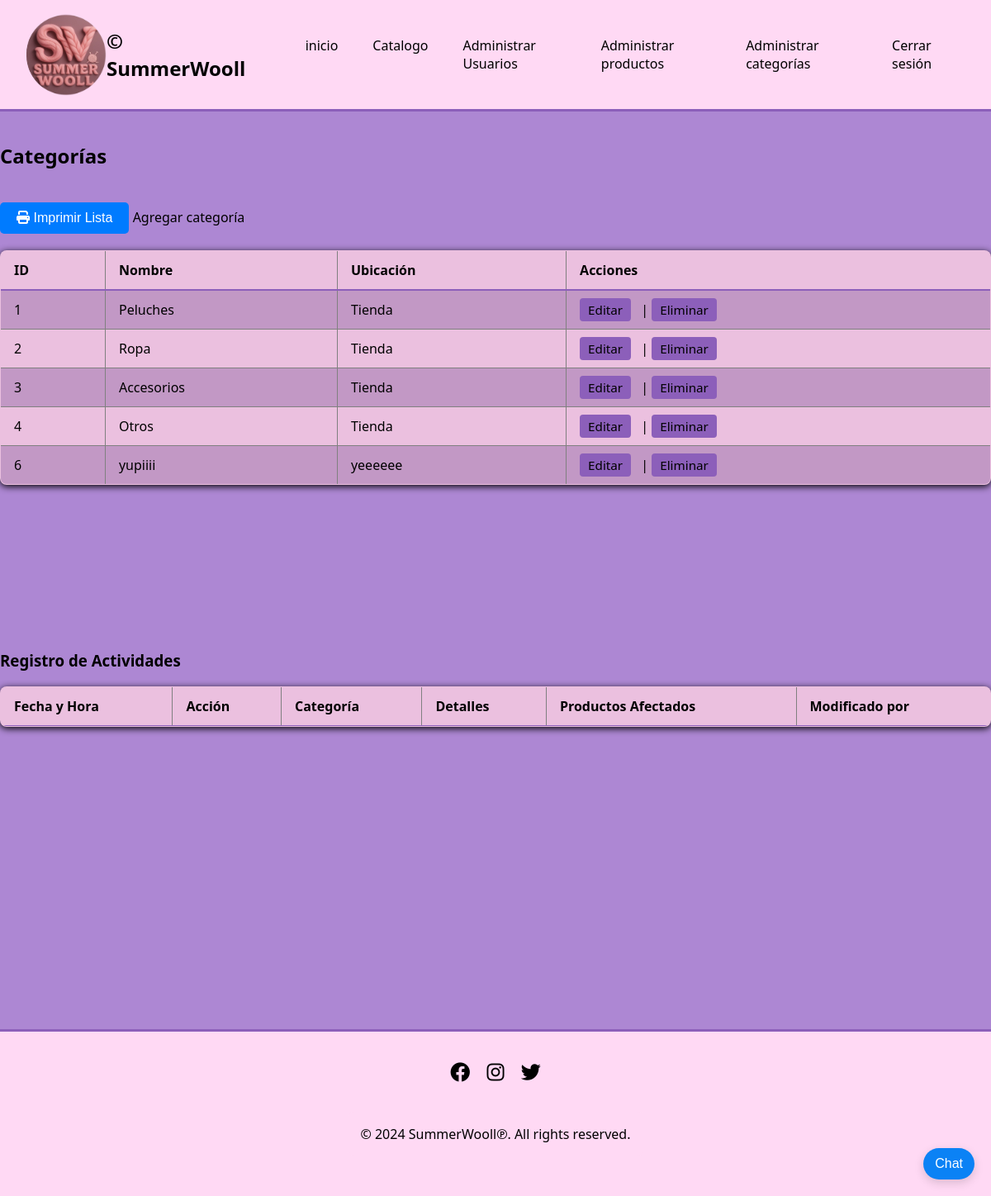
Page /index.php?action=categorias (signed in) on the committed database.
### tables this page shows
CREATE TABLE `categoria` (
  `categoria_id` int(7) NOT NULL,
  `categoria_nombre` varchar(50) NOT NULL,
  `categoria_ubicacion` varchar(150) NOT NULL
);

### controllers/categoriacontroller.php (called while the page is built, shortened)
<?php
require_once 'gestion/categoria.php';
class CategoriaControlador {
    public function listar() {
        $categorias = Categoria::obtenerTodo();
        include 'listas/categorias_lista.php';
    }
}
?>

### gestion/categoria.php (called while the page is built, shortened)
<?php
class Categoria {
    public static function obtenerTodo() {
        $db = Database::conectar();
        $stmt = $db->query("SELECT * FROM categoria");
        return $stmt->fetchAll(PDO::FETCH_OBJ);
    }
}
?>

### listas/categorias_lista.php (the view, shortened to what this page needs)
<!DOCTYPE html>
<html lang="es">
<head>
    <link rel="stylesheet" href="styles/lista.css">
    <link rel="stylesheet" href="styles/header-footer.css">
    <link rel="stylesheet" href="https://cdnjs.cloudflare.com/ajax/libs/font-awesome/6.4.0/css/all.min.css">
</head>
<body>
<?php
include 'inc/header.php';
?>
    <h2 class="no-print">Categorías</h2>
    <button onclick="window.print();" class="btn-print no-print">
        <i class="fas fa-print"></i> Imprimir Lista
    </button>
    <a href="index.php?action=categoria_form" class="no-print">Agregar categoría</a>
<table border="1" cellpadding="5">
    <tr>
        <th>ID</th>
        <th>Nombre</th>
        <th>Ubicación</th>
        <th>Acciones</th>
    </tr>
    <?php foreach ($categorias as $c): ?>
    <tr>
        <td><?= htmlspecialchars($c->categoria_id) ?></td>
        <td><?= htmlspecialchars($c->categoria_nombre) ?></td>
        <td><?= htmlspecialchars($c->categoria_ubicacion) ?></td>
        <?php if ($_SESSION['rol'] === 'admin' || $_SESSION['rol'] === 'empleado'): ?>
        <td>
            <a href="index.php?action=categoria_form&id=<?= $c->categoria_id ?>">Editar</a> |
            <a href="index.php?action=categoria_eliminar&id=<?= $c->categoria_id ?>" onclick="return confirm('¿Eliminar esta categoría?')">Eliminar</a>
        </td>
        <?php endif; ?>
    </tr>
    <?php endforeach; ?>
</table>
<?php if ($_SESSION['rol'] === 'admin'): ?>
<div class="no-print">
    <h3>Registro de Actividades</h3>
    <table border="1" cellpadding="5">
        <tr>
            <th>Fecha y Hora</th>
            <th>Acción</th>
            <th>Categoría</th>
            <th>Detalles</th>
            <th>Productos Afectados</th>
            <th>Modificado por</th>
        </tr>
    </table>
</div>
<?php endif; ?>
<br><br><br>
<?php include 'inc/footer.php'; ?>
</body>
</html>

### index.php (shortened to what this page needs)
<?php
require_once 'controllers/categoriacontroller.php';
$categoriaControlador = new CategoriaControlador();
$action = $_GET['action'] ?? '';
switch ($action) {
    case 'categorias':
        $categoriaControlador->listar();
        break;
}
?>

### inc/header.php (shortened to what this page needs)
<header>
    <nav>
        <img src="./inc/icono-SW.png" alt="Logo" class="nav-logo">
        <div class="logo" title="© SummerWooll" >© SummerWooll</div>
        <ul>
            <li><a href="index.php" title="inicio" >inicio</a></li>
            <li><a href="car.php" title="Catalogo" >Catalogo</a></li>
            <?php if (isset($_SESSION['rol']) && ($_SESSION['rol'] === 'admin' || $_SESSION['rol'] === 'empleado')): ?>
                <li><a href="index.php" title="Administrar Usuarios">Administrar Usuarios</a></li>
                <li><a href="index.php?action=productos" title="Administrar productos" >Administrar productos</a></li>
                <li><a href="index.php?action=categorias" title="Administrar categorías" >Administrar categorías</a></li>
            <?php endif; ?>
            <?php if (isset($_SESSION['usuario'])): ?>
                <li><a href="logout.php" title="Cerrar sesión">Cerrar sesión</a></li>
            <?php endif; ?>
        </ul>
    </nav>
</header>\n<script src="chatbot_widget.js"></script>\n

### inc/footer.php
<footer>
    <div class="footer-content">
        <div class="social-links">
            <a href="#" aria-label="Facebook"><i class="fab fa-facebook" title="Facebook" ></i></a>
            <a href="https://www.instagram.com/summerwooll/" aria-label="Instagram"><i class="fab fa-instagram" title="Instragram" ></i></a>
            <a href="#" aria-label="Twitter"><i class="fab fa-twitter" title="Twitter" ></i></a>
        </div>
        <p title="© 2024 SummerWooll℗. All rights reserved.">© 2024 SummerWooll℗. All rights reserved.</p>
    </div>
</footer>

### styles/lista.css (style rules this page uses)
body { background: #ad87d3; font-family: 'Segoe UI', Arial, sans-serif; color: var(--color-text); margin: 0; }
h2 { color: var(--color-text); margin-bottom: 20px; margin-top: 150px; }
a { color: var(--color-text); text-decoration: none; font-weight: 500; margin-right: 10px; transition: color 0.2s; }
table { width: 100%; border-collapse: collapse; background: var(--color-secondary); box-shadow: 0 2px 8px black; border-radius: 8px; overflow: hidden; margin-bottom: 200px; }
th, td { padding: 12px 16px; text-align: left; }
th { background: var(--color-secondary); color: var(--color-text); font-weight: 600; border-bottom: 2px solid var(--color-accent); }
tr:nth-child(even) { background: var(--color-card); }
td a { margin-right: 8px; padding: 4px 10px; border-radius: 4px; background: var(--color-accent); color: var(--color-text); font-size: 0.95em; transition: background 0.2s, color 0.2s; }
p { background: var(--color-primary); padding: 16px; border-radius: 8px; display: inline-block; }

### styles/header-footer.css (style rules this page uses)
:root { --color-primary:#FFD9F4; --color-secondary: #ebc0df; --color-accent: #8C5FBA; --color-text: #000000; --color-background: white; --color-card: #c298c5; }
header { background-color: var(--color-primary); color: var(--color-text); padding: 1rem 0; position: fixed; border-bottom: solid 3px var(--color-accent); width: 100%; top: 0; z-index: 1000; }
nav { display: flex; justify-content: space-between ; align-items: center; max-width: 1200px; margin: 0 auto; padding: 0 2rem; }
nav img { height: 100px; width: 100px; border-radius: 100px; }
.logo { font-size: 1.5rem; font-weight: bold; color: var(--color-text); }
nav ul { display: flex; list-style: none; }
nav ul li { margin-left: 2rem; }
nav ul li a { color: var(--color-text); text-decoration: none; transition: color 0.3s ease; }
footer { background-color: var(--color-primary); color: var(--color-text); padding: 2rem 0; text-align: center; border-top: solid 3px var(--color-accent); margin-top: 100px; }
.footer-content { max-width: 1200px; margin: 0 auto; padding: 0 2rem; }
.social-links { margin-bottom: 1rem; }
.social-links a { color: var(--color-text); font-size: 1.5rem; margin: 0 0.5rem; transition: color 0.3s ease; }

### listas/categorias_lista.php (style rules this page uses)
.btn-print { background-color: #007bff; color: white; border: none; padding: 10px 20px; border-radius: 5px; cursor: pointer; font-size: 16px; margin: 20px 0; }

### rows in the picture
categoria: categoria_id "1", categoria_nombre "Peluches", categoria_ubicacion "Tienda"
categoria: categoria_id "2", categoria_nombre "Ropa", categoria_ubicacion "Tienda"
categoria: categoria_id "3", categoria_nombre "Accesorios", categoria_ubicacion "Tienda"
categoria: categoria_id "4", categoria_nombre "Otros", categoria_ubicacion "Tienda"
categoria: categoria_id "6", categoria_nombre "yupiiii", categoria_ubicacion "yeeeeee"
